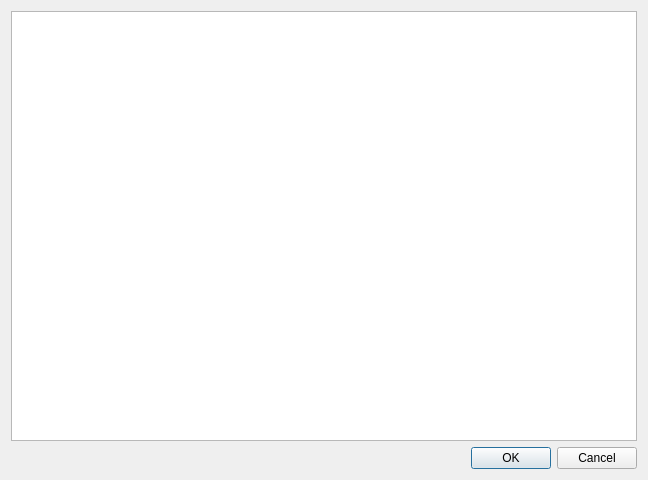
<?xml version="1.0" encoding="UTF-8"?>
<ui version="4.0">
 <class>WebBlockDialog</class>
 <widget class="QDialog" name="WebBlockDialog">
  <property name="geometry">
   <rect>
    <x>0</x>
    <y>0</y>
    <width>648</width>
    <height>480</height>
   </rect>
  </property>
  <property name="windowTitle">
   <string>Dialog</string>
  </property>
  <layout class="QVBoxLayout" name="verticalLayout">
   <item>
    <widget class="QListView" name="listView">
     <property name="toolTip">
      <string>域名屏蔽列表</string>
     </property>
    </widget>
   </item>
   <item>
    <widget class="QDialogButtonBox" name="buttonBox">
     <property name="orientation">
      <enum>Qt::Horizontal</enum>
     </property>
     <property name="standardButtons">
      <set>QDialogButtonBox::Cancel|QDialogButtonBox::Ok</set>
     </property>
    </widget>
   </item>
  </layout>
 </widget>
 <resources/>
 <connections>
  <connection>
   <sender>buttonBox</sender>
   <signal>accepted()</signal>
   <receiver>WebBlockDialog</receiver>
   <slot>accept()</slot>
   <hints>
    <hint type="sourcelabel">
     <x>248</x>
     <y>254</y>
    </hint>
    <hint type="destinationlabel">
     <x>157</x>
     <y>274</y>
    </hint>
   </hints>
  </connection>
  <connection>
   <sender>buttonBox</sender>
   <signal>rejected()</signal>
   <receiver>WebBlockDialog</receiver>
   <slot>reject()</slot>
   <hints>
    <hint type="sourcelabel">
     <x>316</x>
     <y>260</y>
    </hint>
    <hint type="destinationlabel">
     <x>286</x>
     <y>274</y>
    </hint>
   </hints>
  </connection>
 </connections>
</ui>
